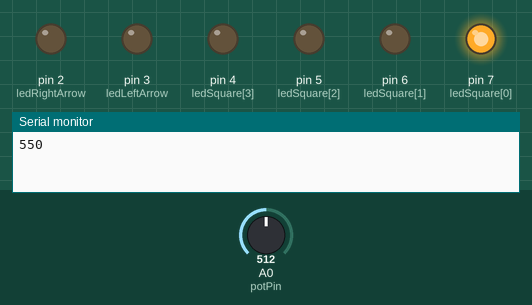
The sketch below on a simulated Arduino Uno, built with avr-gcc and run on an emulated ATmega328P. Shown: output pins drawn as LEDs (lit = HIGH), the last lines printed to the serial monitor. The test bench sets the inputs (shaded band); at power-on: A0 (potPin) = 512.

Above: at 0.2 s.
At 2.1 s:
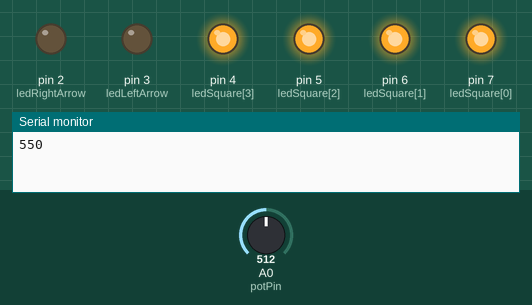
At 4.0 s:
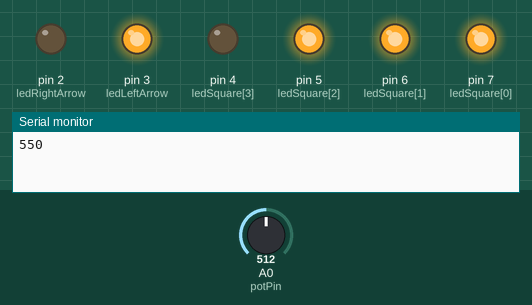
At 6.2 s:
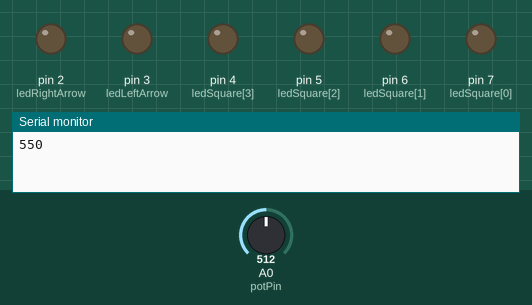
At 10.1 s:
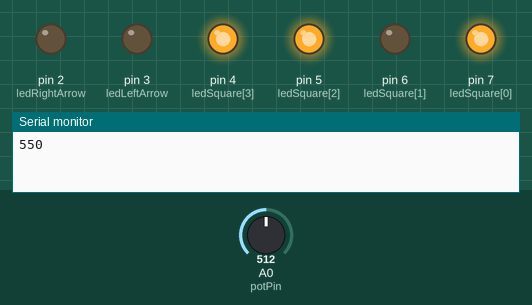
At 17.7 s:
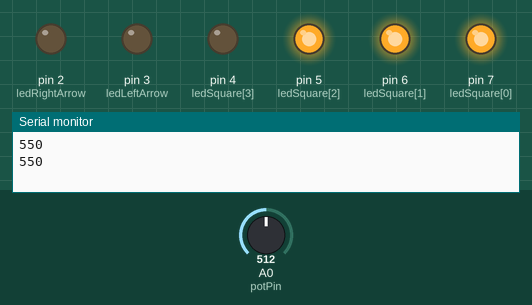
Timing chart, 0 to 18.9 s (numbered marks = the images above):
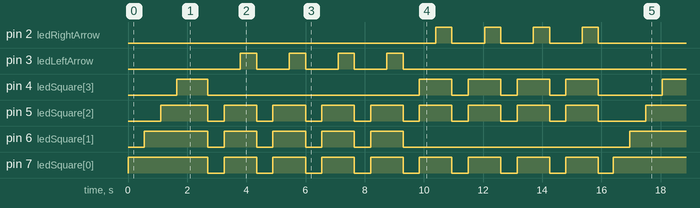

The sketch:

Practice1_Led_Arrows.ino
```cpp
/*
  Arrows and Turn Signal using LEDs

Description:
  There are 10 LEDs arranged in a hexagon wider at the top and at the bottom
  on the breadboard. The LEDs blink in a fixed sequence forming a square tilted
  45 degrees (also, diamond) in the middle, two left arrows and two right arrows.
  A potentiometer may be used to adjust the speed the LEDs blink

Author:
  created September 06, 2017
  by David Osorio

Organization:
  Colima Institute of Technology

Career:
  Computer Engineering

Subject:
  Embedded Systems

Video evidence:
  https://www.youtube.com/watch?v=BtvSyllYaMo
*/


/*
 *  The following array represent each vertex of the inner square.
 *  Each index depicts a LED blinking counterclockwise. Index 0 is the top LED.
 *  They turn on and off at different times
 */
byte ledSquare[] = { 7, 6, 5, 4 };

/*
 * These two pins are the outer arrows. Each one has 3 LEDs attached.
 * All the LEDs blink at the same time, so only one output pin is needed
 */
byte ledLeftArrow = 3;
byte ledRightArrow = 2;

// The potentiometer pin that reads its analog value
byte potPin = 0;
// The potentiometer returns an analog value between 0 and 1023
int potValue = 0;
// Default delay for leds in milliseconds
int delayTime = 500;


/*
 * 6 (instead of 10) pins are set as output because of the arrow arrays
 */
void setup() {
  for(int i=2;i<8;i++){
    pinMode(i, OUTPUT);
  }

  Serial.begin(9600); // Set rate for serial data transmission in bits per second (baud)
}

// The next two methods turn on and off three leds for either left or right arrow
void turnONinnerArrow(byte led1, byte led2, byte led3) {
  digitalWrite(led1, HIGH);
  digitalWrite(led2, HIGH);
  digitalWrite(led3, HIGH);
}

void turnOFFinnerArrow(byte led1, byte led2, byte led3) {
  digitalWrite(led1, LOW);
  digitalWrite(led2, LOW);
  digitalWrite(led3, LOW);
}

void loop() {
  /*
   *  Read an analog voltage value from the potentiometer (potPin), ranging from 0 to 1023.
   *  The map() function matches this range to one from 100 to 1000.
   *  The latter boundaries will be used to control the LEDs blinking speed
   */
  delayTime = map(analogRead(potPin), 0, 1023, 100, 1000);

  // Print a value from 100 to 1000 on the Arduino built-in Serial Monitor
  Serial.println(delayTime);

  // Turn on one by one inner square yellow LEDs
  for(int i=0;i<4;i++){
    digitalWrite(ledSquare[i], HIGH);
    delay(delayTime);
  }
  delay(500);

  // Turn off the whole yellow square
  for(int i=0;i<4;i++){
    digitalWrite(ledSquare[i], LOW);
  }

  // Turn on the inner left arrow and then the outer one, four times each
  for(byte i=0;i<4;i++){
    delay(delayTime);
    turnONinnerArrow(ledSquare[0], ledSquare[1], ledSquare[2]);
    delay(delayTime);
    digitalWrite(ledLeftArrow, HIGH);

    // Turn off both arrows
    delay(delayTime);
    turnOFFinnerArrow(ledSquare[0], ledSquare[1], ledSquare[2]);
    digitalWrite(ledLeftArrow, LOW);
  }

  // Do the same for right arrows
  for(byte i=0;i<4;i++){
    delay(delayTime);
    turnONinnerArrow(ledSquare[0], ledSquare[2], ledSquare[3]);
    delay(delayTime);
    digitalWrite(ledRightArrow, HIGH);
    delay(delayTime);
    turnOFFinnerArrow(ledSquare[0], ledSquare[2], ledSquare[3]);
    digitalWrite(ledRightArrow, LOW);
  }

  // Wait half a second and repeat
  delay(500);
}
```

Measured:
- by itself, pin 2 (ledRightArrow): goes 3 × (HIGH 0.55 s, LOW 1.1 s), HIGH 0.55 s, LOW 10.9 s, 3 × (HIGH 0.55 s, LOW 1.1 s), HIGH 0.55 s, then LOW
- by itself, pin 3 (ledLeftArrow): repeats every 16.4 s: 3 × (LOW 1.1 s, HIGH 0.55 s), LOW 10.9 s, HIGH 0.55 s
- by itself, pin 4 (ledSquare[3]): repeats every 16.4 s: LOW 7.2 s, 3 × (HIGH 1.1 s, LOW 0.55 s), HIGH 1.1 s, LOW 2.2 s, HIGH 1.1 s
- by itself, pin 5 (ledSquare[2]): repeats every 16.4 s: 8 × (LOW 0.55 s, HIGH 1.1 s), LOW 1.6 s, HIGH 1.6 s
- by itself, pin 6 (ledSquare[1]): repeats every 16.4 s: 4 × (LOW 0.55 s, HIGH 1.1 s), LOW 7.7 s, HIGH 2.2 s
- by itself, pin 7 (ledSquare[0]): repeats every 16.4 s: 8 × (LOW 0.55 s, HIGH 1.1 s), LOW 0.50 s, HIGH 2.7 s
